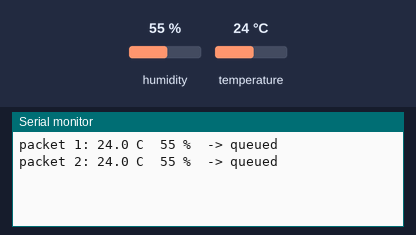
Simulated run of this sketch. Board: ESP32. On the bench: the last lines printed to the serial monitor. Inputs (shaded band) come from the test bench; at power-on: humidity 55 %, temperature 24 °C.

Above: at 2.8 s.
2.9 s: humidity set to 22 %
At 4.6 s:
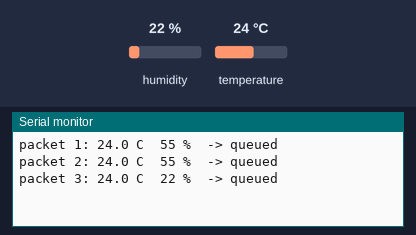
5.6 s: temperature set to 12 °C
At 7.1 s:
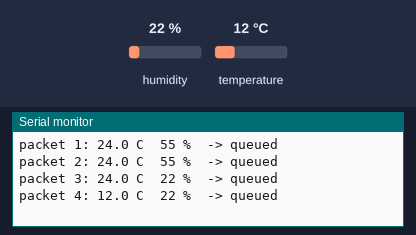
8.3 s: humidity set to 40 %
At 10.7 s:
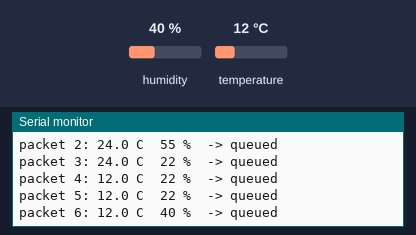
Timing chart, 0 to 12.2 s (numbered marks = the images above; inputs shaded):
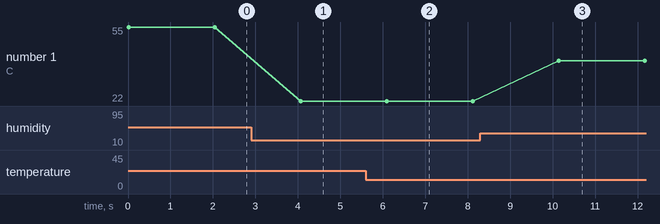

Measured:
- after the input at 2.9 s, the serial monitor: prints a new line after 1.2 s (image 1)
- after the input at 5.6 s, the serial monitor: prints a new line after 0.49 s (image 2)
- after the input at 8.3 s, the serial monitor: prints a new line after 1.8 s (image 3)
- plotted number 1: 55 → 22 after the input at 2.9 s, 22 → 40 after the input at 8.3 s

The sketch:

sender.ino
```cpp
// Sender sketch; upload separately to the sender board.
//
// Full tutorial: https://shillehtek.com/blogs/news/esp32-esp-now-dht11-oled
// Parts used: https://shillehtek.com/products/esp32-dev-board-cp2102-type-c-4mb
//             https://shillehtek.com/products/shillehtek-dht11-with-cables
//             https://shillehtek.com/products/0-96-i2c-white-oled-display-module-4-pin-ssd1306
// More examples: https://github.com/shillehbean/shillehtek-examples
//

// ================= SENDER (ESP32 + DHT11) =================
#include <WiFi.h>
#include <esp_now.h>
#include <DHT.h>

uint8_t RECEIVER_MAC[] = {0x24, 0x6F, 0x28, 0xAA, 0xBB, 0xCC};   // from Step 2
DHT dht(4, DHT11);

typedef struct { int id; float tempC; float hum; unsigned long count; } Packet;
Packet pkt;

void setup() {
  Serial.begin(115200);
  dht.begin();
  WiFi.mode(WIFI_STA);                              // ESP-NOW needs the radio in station mode
  if (esp_now_init() != ESP_OK) { Serial.println("ESP-NOW init failed"); while (true); }
  esp_now_peer_info_t peer = {};
  memcpy(peer.peer_addr, RECEIVER_MAC, 6);
  peer.channel = 0; peer.encrypt = false;
  esp_now_add_peer(&peer);
}

void loop() {
  pkt.id = 1;
  pkt.tempC = dht.readTemperature();
  pkt.hum   = dht.readHumidity();
  pkt.count++;
  esp_err_t r = esp_now_send(RECEIVER_MAC, (uint8_t*)&pkt, sizeof(pkt));
  Serial.printf("packet %lu: %.1f C  %.0f %%  -> %s\n", pkt.count, pkt.tempC, pkt.hum,
                r == ESP_OK ? "queued" : "send error");
  delay(2000);
}
```
